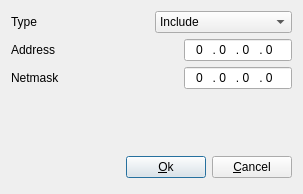
<?xml version="1.0" encoding="UTF-8"?>
<ui version="4.0">
 <class>qikeaTopology</class>
 <widget class="QDialog" name="qikeaTopology">
  <property name="geometry">
   <rect>
    <x>0</x>
    <y>0</y>
    <width>303</width>
    <height>194</height>
   </rect>
  </property>
  <property name="windowTitle">
   <string>Tolology Entry</string>
  </property>
  <property name="windowIcon">
   <iconset resource="qikea.qrc">
    <normaloff>:/png/site_mod.png</normaloff>:/png/site_mod.png</iconset>
  </property>
  <layout class="QVBoxLayout">
   <item>
    <layout class="QHBoxLayout">
     <item>
      <widget class="QLabel" name="textLabelType_2">
       <property name="text">
        <string>Type</string>
       </property>
       <property name="wordWrap">
        <bool>false</bool>
       </property>
      </widget>
     </item>
     <item>
      <widget class="QComboBox" name="comboBoxType">
       <item>
        <property name="text">
         <string>Include</string>
        </property>
       </item>
       <item>
        <property name="text">
         <string>Exclude</string>
        </property>
       </item>
      </widget>
     </item>
    </layout>
   </item>
   <item>
    <layout class="QHBoxLayout">
     <item>
      <widget class="QLabel" name="textLabelAddress">
       <property name="text">
        <string>Address</string>
       </property>
       <property name="wordWrap">
        <bool>false</bool>
       </property>
      </widget>
     </item>
     <item>
      <widget class="QLineEdit" name="lineEditAddress">
       <property name="sizePolicy">
        <sizepolicy hsizetype="Fixed" vsizetype="Fixed">
         <horstretch>0</horstretch>
         <verstretch>0</verstretch>
        </sizepolicy>
       </property>
       <property name="inputMask">
        <string>009 . 009 . 009 . 009</string>
       </property>
       <property name="text">
        <string>0 . 0 . 0 . 0</string>
       </property>
       <property name="alignment">
        <set>Qt::AlignHCenter</set>
       </property>
      </widget>
     </item>
    </layout>
   </item>
   <item>
    <layout class="QHBoxLayout">
     <item>
      <widget class="QLabel" name="textLabelNetmask">
       <property name="text">
        <string>Netmask</string>
       </property>
       <property name="wordWrap">
        <bool>false</bool>
       </property>
      </widget>
     </item>
     <item>
      <widget class="QLineEdit" name="lineEditNetmask">
       <property name="sizePolicy">
        <sizepolicy hsizetype="Fixed" vsizetype="Fixed">
         <horstretch>0</horstretch>
         <verstretch>0</verstretch>
        </sizepolicy>
       </property>
       <property name="inputMask">
        <string>009 . 009 . 009 . 009</string>
       </property>
       <property name="text">
        <string>0 . 0 . 0 . 0</string>
       </property>
       <property name="alignment">
        <set>Qt::AlignHCenter</set>
       </property>
      </widget>
     </item>
    </layout>
   </item>
   <item>
    <spacer>
     <property name="orientation">
      <enum>Qt::Vertical</enum>
     </property>
     <property name="sizeHint" stdset="0">
      <size>
       <width>20</width>
       <height>40</height>
      </size>
     </property>
    </spacer>
   </item>
   <item>
    <layout class="QHBoxLayout">
     <item>
      <spacer>
       <property name="orientation">
        <enum>Qt::Horizontal</enum>
       </property>
       <property name="sizeType">
        <enum>QSizePolicy::Expanding</enum>
       </property>
       <property name="sizeHint" stdset="0">
        <size>
         <width>41</width>
         <height>31</height>
        </size>
       </property>
      </spacer>
     </item>
     <item>
      <widget class="QPushButton" name="buttonOk">
       <property name="text">
        <string>&amp;Ok</string>
       </property>
       <property name="shortcut">
        <string>Alt+O</string>
       </property>
       <property name="autoDefault">
        <bool>true</bool>
       </property>
       <property name="default">
        <bool>true</bool>
       </property>
      </widget>
     </item>
     <item>
      <widget class="QPushButton" name="buttonCancel">
       <property name="text">
        <string>&amp;Cancel</string>
       </property>
       <property name="shortcut">
        <string/>
       </property>
       <property name="autoDefault">
        <bool>true</bool>
       </property>
      </widget>
     </item>
    </layout>
   </item>
  </layout>
 </widget>
 <resources>
  <include location="qikea.qrc"/>
 </resources>
 <connections/>
</ui>
